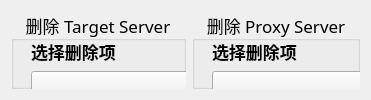
      <widget class="QWidget" name="pageDel">
       <layout class="QGridLayout" name="gridLayout_6">
        <item row="0" column="0">
         <widget class="QGroupBox" name="groupBoxTarget_5">
          <property name="sizePolicy">
           <sizepolicy hsizetype="Expanding" vsizetype="Expanding">
            <horstretch>0</horstretch>
            <verstretch>0</verstretch>
           </sizepolicy>
          </property>
          <property name="font">
           <font>
            <family>等线</family>
            <pointsize>13</pointsize>
            <weight>50</weight>
            <bold>false</bold>
           </font>
          </property>
          <property name="title">
           <string>删除 Target Server</string>
          </property>
          <property name="alignment">
           <set>Qt::AlignCenter</set>
          </property>
          <widget class="QPushButton" name="btnDelTarget">
           <property name="geometry">
            <rect>
             <x>20</x>
             <y>510</y>
             <width>151</width>
             <height>28</height>
            </rect>
           </property>
           <property name="sizePolicy">
            <sizepolicy hsizetype="Expanding" vsizetype="Expanding">
             <horstretch>0</horstretch>
             <verstretch>0</verstretch>
            </sizepolicy>
           </property>
           <property name="font">
            <font>
             <family>等线</family>
             <pointsize>13</pointsize>
             <weight>75</weight>
             <bold>true</bold>
            </font>
           </property>
           <property name="text">
            <string>删除Target_Server</string>
           </property>
          </widget>
          <widget class="QTextEdit" name="txtEditDelTargetName">
           <property name="geometry">
            <rect>
             <x>20</x>
             <y>130</y>
             <width>261</width>
             <height>31</height>
            </rect>
           </property>
           <property name="readOnly">
            <bool>true</bool>
           </property>
           <property name="markdown">
            <string/>
           </property>
           <property name="html">
            <string>&lt;!DOCTYPE HTML PUBLIC &quot;-//W3C//DTD HTML 4.0//EN&quot; &quot;http://www.w3.org/TR/REC-html40/strict.dtd&quot;&gt;
&lt;html&gt;&lt;head&gt;&lt;meta name=&quot;qrichtext&quot; content=&quot;1&quot; /&gt;&lt;style type=&quot;text/css&quot;&gt;
p, li { white-space: pre-wrap; }
&lt;/style&gt;&lt;/head&gt;&lt;body style=&quot; font-family:'等线'; font-size:13pt; font-weight:400; font-style:normal;&quot;&gt;
&lt;p style=&quot;-qt-paragraph-type:empty; margin-top:0px; margin-bottom:0px; margin-left:0px; margin-right:0px; -qt-block-indent:0; text-indent:0px; font-family:'Microsoft YaHei UI'; font-size:11.25pt;&quot;&gt;&lt;br /&gt;&lt;/p&gt;&lt;/body&gt;&lt;/html&gt;</string>
           </property>
           <property name="overwriteMode">
            <bool>false</bool>
           </property>
           <property name="acceptRichText">
            <bool>false</bool>
           </property>
           <property name="placeholderText">
            <string>username@90 [2080ti]</string>
           </property>
          </widget>
          <widget class="QLabel" name="label_41">
           <property name="geometry">
            <rect>
             <x>20</x>
             <y>100</y>
             <width>101</width>
             <height>20</height>
            </rect>
           </property>
           <property name="font">
            <font>
             <family>等线</family>
             <pointsize>13</pointsize>
             <weight>75</weight>
             <bold>true</bold>
            </font>
           </property>
           <property name="text">
            <string>名字 (Name)</string>
           </property>
          </widget>
          <widget class="QLabel" name="label_42">
           <property name="geometry">
            <rect>
             <x>20</x>
             <y>180</y>
             <width>91</width>
             <height>20</height>
            </rect>
           </property>
           <property name="font">
            <font>
             <family>等线</family>
             <pointsize>13</pointsize>
             <weight>75</weight>
             <bold>true</bold>
            </font>
           </property>
           <property name="text">
            <string>主机 (Host)</string>
           </property>
          </widget>
          <widget class="QTextEdit" name="txtEditDelTargetHost">
           <property name="geometry">
            <rect>
             <x>20</x>
             <y>210</y>
             <width>261</width>
             <height>31</height>
            </rect>
           </property>
           <property name="readOnly">
            <bool>true</bool>
           </property>
           <property name="acceptRichText">
            <bool>false</bool>
           </property>
           <property name="placeholderText">
            <string>X.X.X.X</string>
           </property>
          </widget>
          <widget class="QTextEdit" name="txtEditDelTargetPort">
           <property name="geometry">
            <rect>
             <x>20</x>
             <y>290</y>
             <width>261</width>
             <height>31</height>
            </rect>
           </property>
           <property name="readOnly">
            <bool>true</bool>
           </property>
           <property name="acceptRichText">
            <bool>false</bool>
           </property>
           <property name="placeholderText">
            <string>22</string>
           </property>
          </widget>
          <widget class="QLabel" name="label_43">
           <property name="geometry">
            <rect>
             <x>20</x>
             <y>260</y>
             <width>141</width>
             <height>20</height>
            </rect>
           </property>
           <property name="font">
            <font>
             <family>等线</family>
             <pointsize>13</pointsize>
             <weight>75</weight>
             <bold>true</bold>
            </font>
           </property>
           <property name="text">
            <string>连接端口 (Port)</string>
           </property>
          </widget>
          <widget class="QLabel" name="label_44">
           <property name="geometry">
            <rect>
             <x>20</x>
             <y>340</y>
             <width>161</width>
             <height>20</height>
            </rect>
           </property>
           <property name="font">
            <font>
             <family>等线</family>
             <pointsize>13</pointsize>
             <weight>75</weight>
             <bold>true</bold>
            </font>
           </property>
           <property name="text">
            <string>本地端口 (LocalPort)</string>
           </property>
          </widget>
          <widget class="QTextEdit" name="txtEditTargetDelLocalPort">
           <property name="geometry">
            <rect>
             <x>20</x>
             <y>370</y>
             <width>261</width>
             <height>31</height>
            </rect>
           </property>
           <property name="readOnly">
            <bool>true</bool>
           </property>
           <property name="acceptRichText">
            <bool>false</bool>
           </property>
           <property name="placeholderText">
            <string>8090</string>
           </property>
          </widget>
          <widget class="QTextBrowser" name="txtBrowerDelTargetStatus">
           <property name="geometry">
            <rect>
             <x>20</x>
             <y>590</y>
             <width>371</width>
             <height>51</height>
            </rect>
           </property>
           <property name="placeholderText">
            <string>是否删除成功</string>
           </property>
          </widget>
          <widget class="QLabel" name="label_45">
           <property name="geometry">
            <rect>
             <x>20</x>
             <y>560</y>
             <width>91</width>
             <height>20</height>
            </rect>
           </property>
           <property name="font">
            <font>
             <family>等线</family>
             <pointsize>13</pointsize>
             <weight>75</weight>
             <bold>true</bold>
            </font>
           </property>
           <property name="text">
            <string>Status Log</string>
           </property>
          </widget>
          <widget class="QComboBox" name="comboBoxDelTarget">
           <property name="geometry">
            <rect>
             <x>20</x>
             <y>60</y>
             <width>261</width>
             <height>26</height>
            </rect>
           </property>
          </widget>
          <widget class="QLabel" name="label_46">
           <property name="geometry">
            <rect>
             <x>20</x>
             <y>30</y>
             <width>91</width>
             <height>20</height>
            </rect>
           </property>
           <property name="font">
            <font>
             <family>等线</family>
             <pointsize>13</pointsize>
             <weight>75</weight>
             <bold>true</bold>
            </font>
           </property>
           <property name="text">
            <string>选择删除项</string>
           </property>
          </widget>
         </widget>
        </item>
        <item row="0" column="1">
         <widget class="QGroupBox" name="groupBoxTarget_6">
          <property name="sizePolicy">
           <sizepolicy hsizetype="Expanding" vsizetype="Expanding">
            <horstretch>0</horstretch>
            <verstretch>0</verstretch>
           </sizepolicy>
          </property>
          <property name="font">
           <font>
            <family>等线</family>
            <pointsize>13</pointsize>
            <weight>50</weight>
            <bold>false</bold>
           </font>
          </property>
          <property name="title">
           <string>删除 Proxy Server</string>
          </property>
          <property name="alignment">
           <set>Qt::AlignCenter</set>
          </property>
          <widget class="QTextEdit" name="txtEditDelProxyName">
           <property name="geometry">
            <rect>
             <x>20</x>
             <y>130</y>
             <width>261</width>
             <height>31</height>
            </rect>
           </property>
           <property name="readOnly">
            <bool>true</bool>
           </property>
           <property name="acceptRichText">
            <bool>false</bool>
           </property>
           <property name="placeholderText">
            <string>username@smile403 [Only]</string>
           </property>
          </widget>
          <widget class="QLabel" name="label_47">
           <property name="geometry">
            <rect>
             <x>20</x>
             <y>100</y>
             <width>101</width>
             <height>20</height>
            </rect>
           </property>
           <property name="font">
            <font>
             <family>等线</family>
             <pointsize>13</pointsize>
             <weight>75</weight>
             <bold>true</bold>
            </font>
           </property>
           <property name="text">
            <string>名字 (Name)</string>
           </property>
          </widget>
          <widget class="QLabel" name="label_48">
           <property name="geometry">
            <rect>
             <x>20</x>
             <y>180</y>
             <width>91</width>
             <height>20</height>
            </rect>
           </property>
           <property name="font">
            <font>
             <family>等线</family>
             <pointsize>13</pointsize>
             <weight>75</weight>
             <bold>true</bold>
            </font>
           </property>
           <property name="text">
            <string>主机 (Host)</string>
           </property>
          </widget>
          <widget class="QTextEdit" name="txtEditDelProxyHost">
           <property name="geometry">
            <rect>
             <x>20</x>
             <y>210</y>
             <width>261</width>
             <height>31</height>
            </rect>
           </property>
           <property name="readOnly">
            <bool>true</bool>
           </property>
           <property name="acceptRichText">
            <bool>false</bool>
           </property>
           <property name="placeholderText">
            <string>X.X.X.X</string>
           </property>
          </widget>
          <widget class="QTextEdit" name="txtEditDelProxyPort">
           <property name="geometry">
            <rect>
             <x>20</x>
             <y>290</y>
             <width>261</width>
             <height>31</height>
            </rect>
           </property>
           <property name="readOnly">
            <bool>true</bool>
           </property>
           <property name="acceptRichText">
            <bool>false</bool>
           </property>
           <property name="placeholderText">
            <string>22</string>
           </property>
          </widget>
          <widget class="QLabel" name="label_49">
           <property name="geometry">
            <rect>
             <x>20</x>
             <y>260</y>
             <width>141</width>
             <height>20</height>
            </rect>
           </property>
           <property name="font">
            <font>
             <family>等线</family>
             <pointsize>13</pointsize>
             <weight>75</weight>
             <bold>true</bold>
            </font>
           </property>
           <property name="text">
            <string>连接端口 (Port)</string>
           </property>
          </widget>
          <widget class="QTextEdit" name="txtEditDelProxyUserName">
           <property name="geometry">
            <rect>
             <x>20</x>
             <y>370</y>
             <width>261</width>
             <height>31</height>
            </rect>
           </property>
           <property name="readOnly">
            <bool>true</bool>
           </property>
           <property name="acceptRichText">
            <bool>false</bool>
           </property>
           <property name="placeholderText">
            <string>username</string>
           </property>
          </widget>
          <widget class="QLabel" name="label_50">
           <property name="geometry">
            <rect>
             <x>20</x>
             <y>340</y>
             <width>151</width>
             <height>20</height>
            </rect>
           </property>
           <property name="font">
            <font>
             <family>等线</family>
             <pointsize>13</pointsize>
             <weight>75</weight>
             <bold>true</bold>
            </font>
           </property>
           <property name="text">
            <string>用户名 (UserName)</string>
           </property>
          </widget>
          <widget class="QLabel" name="label_51">
           <property name="geometry">
            <rect>
             <x>20</x>
             <y>420</y>
             <width>151</width>
             <height>20</height>
            </rect>
           </property>
           <property name="font">
            <font>
             <family>等线</family>
             <pointsize>13</pointsize>
             <weight>75</weight>
             <bold>true</bold>
            </font>
           </property>
           <property name="text">
            <string>用户密码 (UserPass)</string>
           </property>
          </widget>
          <widget class="QPushButton" name="btnDelProxy">
           <property name="geometry">
            <rect>
             <x>20</x>
             <y>510</y>
             <width>151</width>
             <height>28</height>
            </rect>
           </property>
           <property name="font">
            <font>
             <family>等线</family>
             <pointsize>13</pointsize>
             <weight>75</weight>
             <bold>true</bold>
            </font>
           </property>
           <property name="text">
            <string>删除Proxy_Server</string>
           </property>
          </widget>
          <widget class="QTextBrowser" name="txtBrowerDelProxyStatus">
           <property name="geometry">
            <rect>
             <x>20</x>
             <y>590</y>
             <width>361</width>
             <height>51</height>
            </rect>
           </property>
           <property name="placeholderText">
            <string>是否删除成功</string>
           </property>
          </widget>
          <widget class="QLabel" name="label_52">
           <property name="geometry">
            <rect>
             <x>20</x>
             <y>560</y>
             <width>91</width>
             <height>20</height>
            </rect>
           </property>
           <property name="font">
            <font>
             <family>等线</family>
             <pointsize>13</pointsize>
             <weight>75</weight>
             <bold>true</bold>
            </font>
           </property>
           <property name="text">
            <string>Status Log</string>
           </property>
          </widget>
          <widget class="QLabel" name="label_53">
           <property name="geometry">
            <rect>
             <x>20</x>
             <y>30</y>
             <width>91</width>
             <height>20</height>
            </rect>
           </property>
           <property name="font">
            <font>
             <family>等线</family>
             <pointsize>13</pointsize>
             <weight>75</weight>
             <bold>true</bold>
            </font>
           </property>
           <property name="text">
            <string>选择删除项</string>
           </property>
          </widget>
          <widget class="QComboBox" name="comboBoxDelProxy">
           <property name="geometry">
            <rect>
             <x>20</x>
             <y>60</y>
             <width>261</width>
             <height>26</height>
            </rect>
           </property>
          </widget>
          <widget class="QLineEdit" name="lineEditDelProxyUserPass">
           <property name="geometry">
            <rect>
             <x>20</x>
             <y>450</y>
             <width>261</width>
             <height>31</height>
            </rect>
           </property>
           <property name="echoMode">
            <enum>QLineEdit::Password</enum>
           </property>
           <property name="placeholderText">
            <string>XXXXXX</string>
           </property>
          </widget>
         </widget>
        </item>
       </layout>
      </widget>
